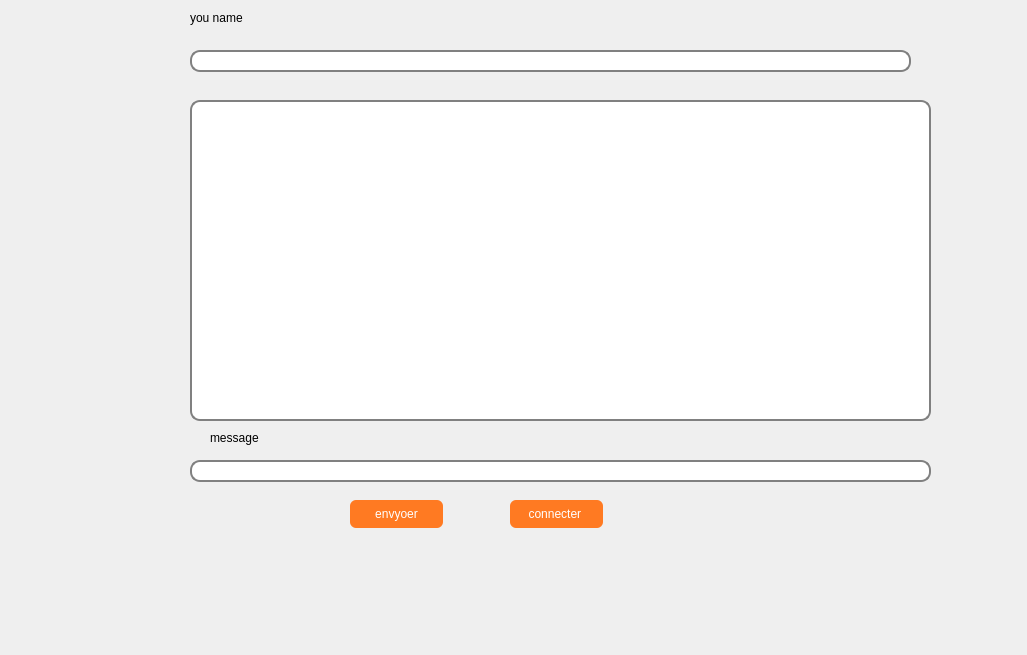
<?xml version="1.0" encoding="UTF-8"?>
<ui version="4.0">
 <class>chat</class>
 <widget class="QDialog" name="chat">
  <property name="geometry">
   <rect>
    <x>0</x>
    <y>0</y>
    <width>1027</width>
    <height>655</height>
   </rect>
  </property>
  <property name="windowTitle">
   <string>Dialog</string>
  </property>
  <widget class="QLineEdit" name="nickname">
   <property name="geometry">
    <rect>
     <x>190</x>
     <y>50</y>
     <width>721</width>
     <height>22</height>
    </rect>
   </property>
   <property name="styleSheet">
    <string notr="true">background-color:rgb(255, 255, 255); 
border: 2px solid gray; 
border-radius: 10px; 
padding: 0 8px; 
selection-background-color: darkgray; 
</string>
   </property>
  </widget>
  <widget class="QTextEdit" name="textEdit">
   <property name="geometry">
    <rect>
     <x>190</x>
     <y>100</y>
     <width>741</width>
     <height>321</height>
    </rect>
   </property>
   <property name="styleSheet">
    <string notr="true">background-color:rgb(255, 255, 255); 
border: 2px solid gray; 
border-radius: 10px; 
padding: 0 8px; 
selection-background-color: darkgray; 
</string>
   </property>
  </widget>
  <widget class="QPushButton" name="bind">
   <property name="geometry">
    <rect>
     <x>350</x>
     <y>500</y>
     <width>93</width>
     <height>28</height>
    </rect>
   </property>
   <property name="styleSheet">
    <string notr="true">background-color:rgb(255, 122, 34);
  border-radius: 6px;
  border: none;
color:rgb(255, 255, 255);</string>
   </property>
   <property name="text">
    <string>envyoer</string>
   </property>
  </widget>
  <widget class="QPushButton" name="send">
   <property name="geometry">
    <rect>
     <x>510</x>
     <y>500</y>
     <width>93</width>
     <height>28</height>
    </rect>
   </property>
   <property name="styleSheet">
    <string notr="true">background-color:rgb(255, 122, 34);
  border-radius: 6px;
  border: none;
color:rgb(255, 255, 255);</string>
   </property>
   <property name="text">
    <string>connecter </string>
   </property>
  </widget>
  <widget class="QLabel" name="label">
   <property name="geometry">
    <rect>
     <x>190</x>
     <y>10</y>
     <width>121</width>
     <height>16</height>
    </rect>
   </property>
   <property name="text">
    <string>you name </string>
   </property>
  </widget>
  <widget class="QLabel" name="label_2">
   <property name="geometry">
    <rect>
     <x>210</x>
     <y>430</y>
     <width>56</width>
     <height>16</height>
    </rect>
   </property>
   <property name="text">
    <string>message</string>
   </property>
  </widget>
  <widget class="QLineEdit" name="message">
   <property name="geometry">
    <rect>
     <x>190</x>
     <y>460</y>
     <width>741</width>
     <height>22</height>
    </rect>
   </property>
   <property name="styleSheet">
    <string notr="true">background-color:rgb(255, 255, 255); 
border: 2px solid gray; 
border-radius: 10px; 
padding: 0 8px; 
selection-background-color: darkgray; 
</string>
   </property>
  </widget>
 </widget>
 <resources/>
 <connections/>
</ui>
